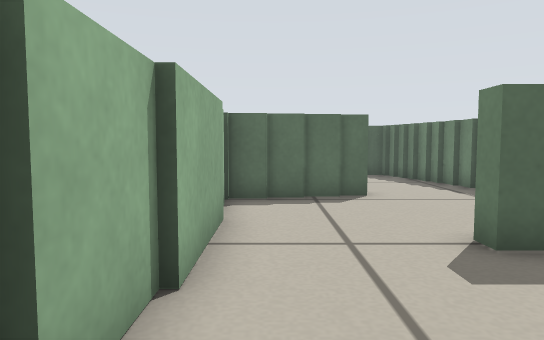
View 1 (above)

20 first-person views from a walk through a world built for the Player/Stage simulator. The camera is 0.33 m above the floor, tilts 4° down and sees 70° across. The lines on the ground mark 1 m squares. The floor is counted in squares, 0.25 m on a side. Each view is taken from the middle of a square. On the plan, view 1 faces up. The plan holds only what a view shows up to about 15 squares ahead; the rest is blank. The place goes on beyond the plan. The robots in the file are not drawn.

View 2
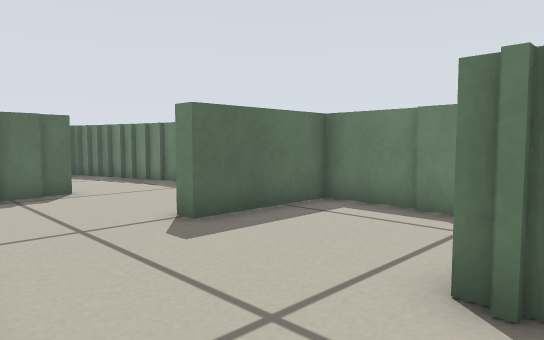

View 3
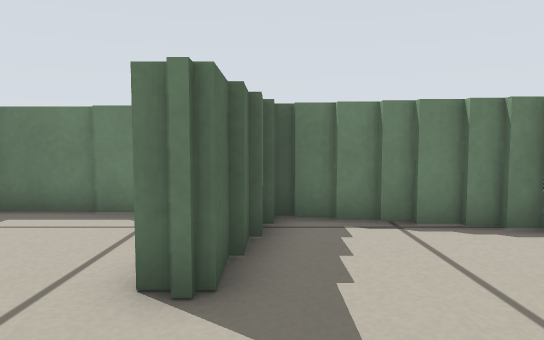

View 4
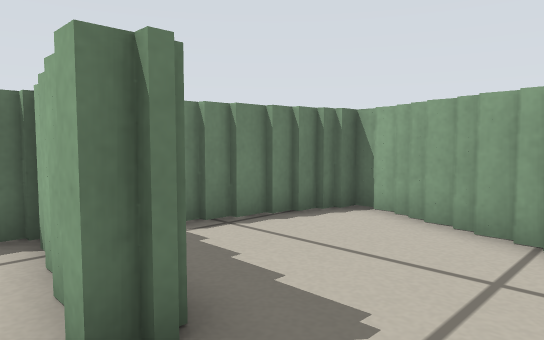

View 5
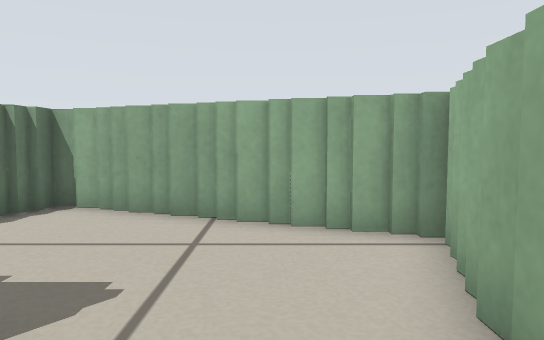

View 6
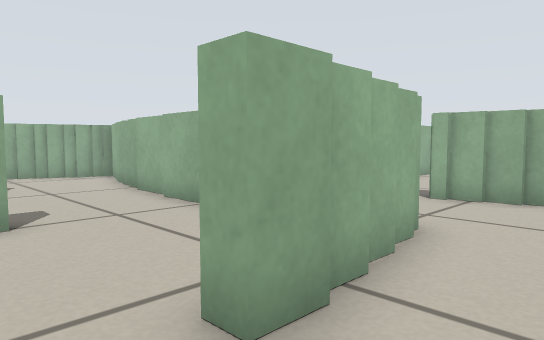

View 7
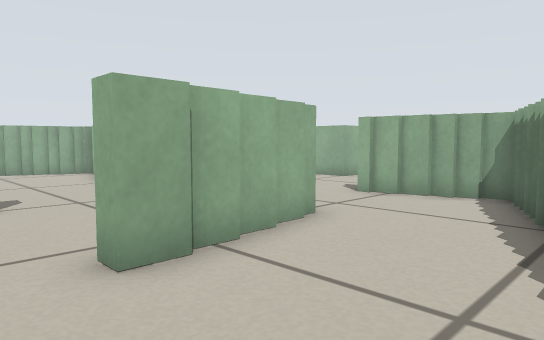

View 8
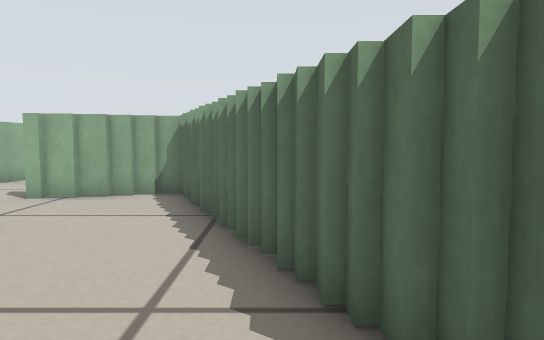

View 9
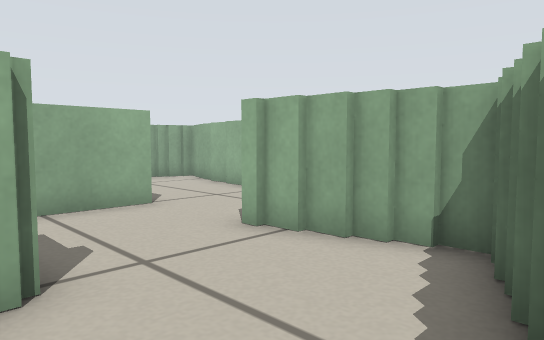

View 10
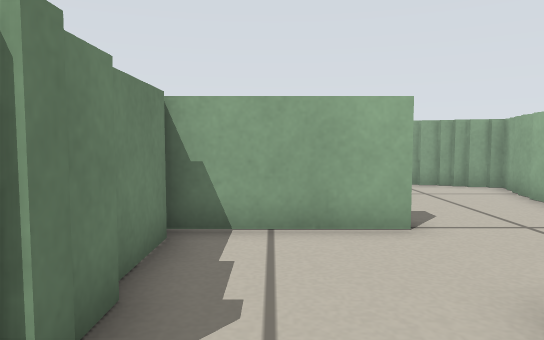

View 11
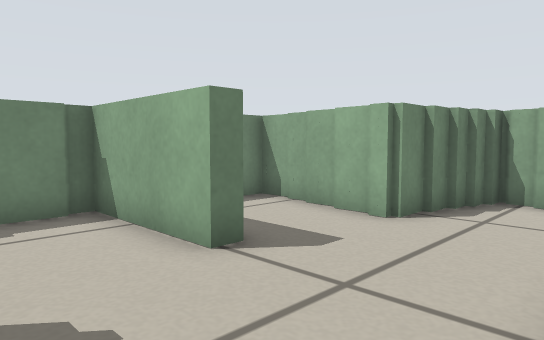

View 12
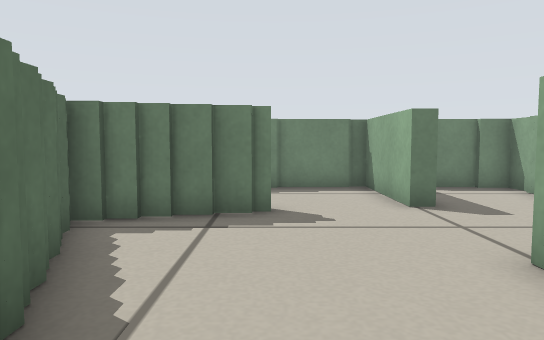

View 13
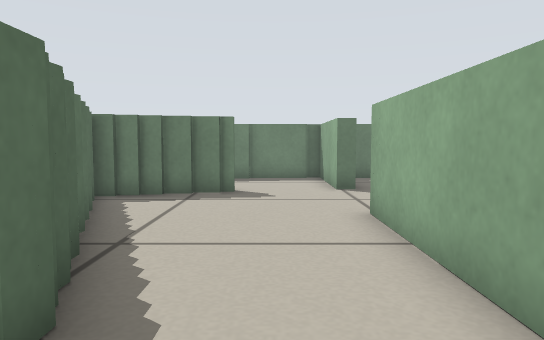

View 14
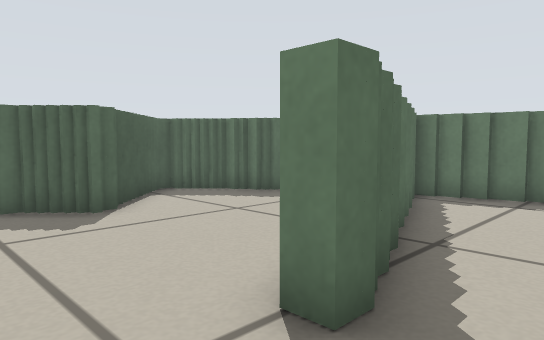

View 15
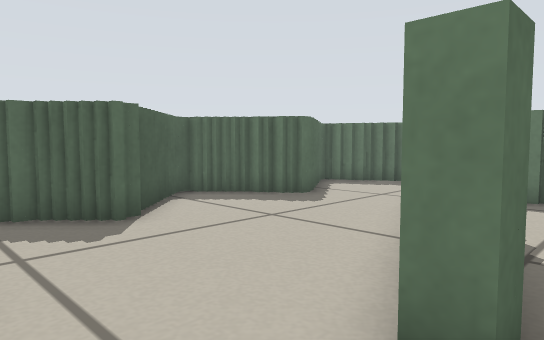

View 16
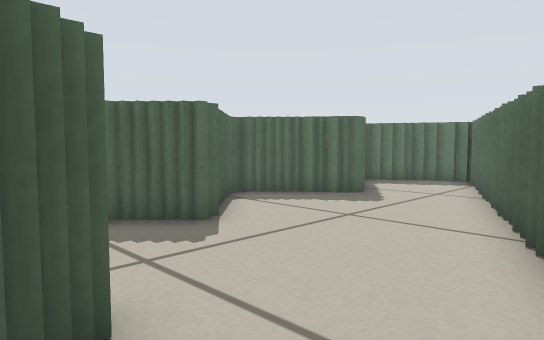

View 17
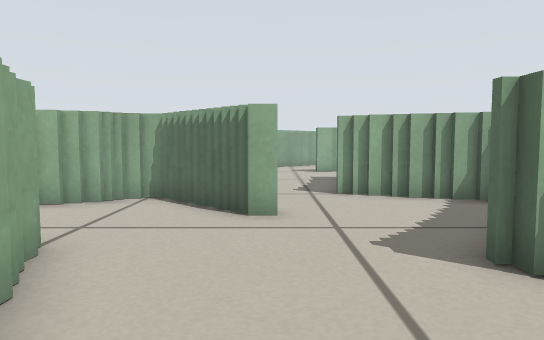

View 18
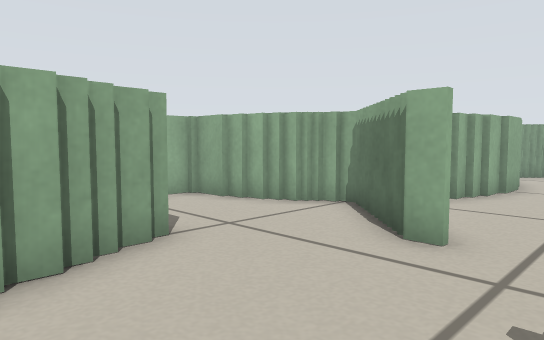

View 19
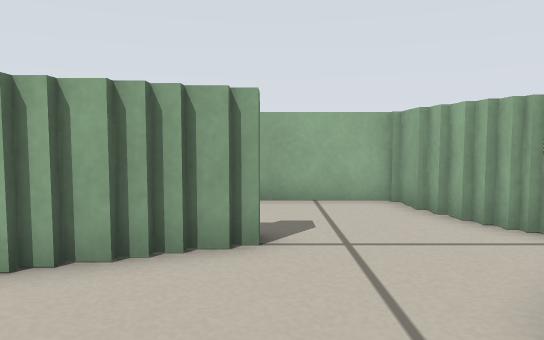

View 20
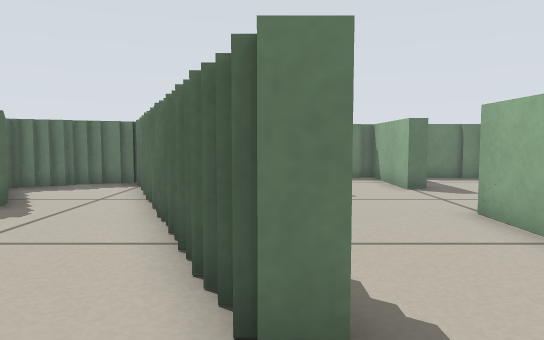

### Floor plan
Key: @ floor where view 1 was taken; # wall or solid block; . floor.
Columns run from 19 left of view 1 to 6 right of it. Each row starts with its distance up from view 1.
 16  #..## ##.# ####
 15 ##...###..###..#    ## .#
 14 #..............######  .#
 13 ..............####......##
 12 ...#........####.........#
 11 ..##.....#####...........#
 10  ##....####..# ...####...
  9  #....###....##..####....
  8  ##..........##..##.....
  7   #..............##.....
  6   #..............##....
  5   #########...#####...####
  4           #...... #......#
  3           #...... #......#
  2           #......##......#
  1          ##..######......#
  0          #...#   ##@..####
 -1          #####   #....####
 -2             #    #.......#
 -3                  #......##
 -4                  ###....#
 -5                    ####.#
 -6                       ###

Positions as (right, up) in squares from view 1, and headings:
1: (0, 0), facing up
2: (-1, -1), facing up-right
3: (-1, -1), facing right
4: (0, 1), facing down-right
5: (0, 2), facing down
6: (4, 12), facing down-left
7: (4, 14), facing down-left
8: (4, 14), facing left
9: (-1, 13), facing down-left
10: (-3, 11), facing down
11: (-9, 8), facing down-right
12: (-13, 8), facing right
13: (-16, 7), facing right
14: (-16, 7), facing up-right
15: (-16, 8), facing up-right
16: (-17, 9), facing up-right
17: (-9, 12), facing left
18: (-11, 14), facing down-left
19: (-14, 14), facing down
20: (-16, 9), facing right
